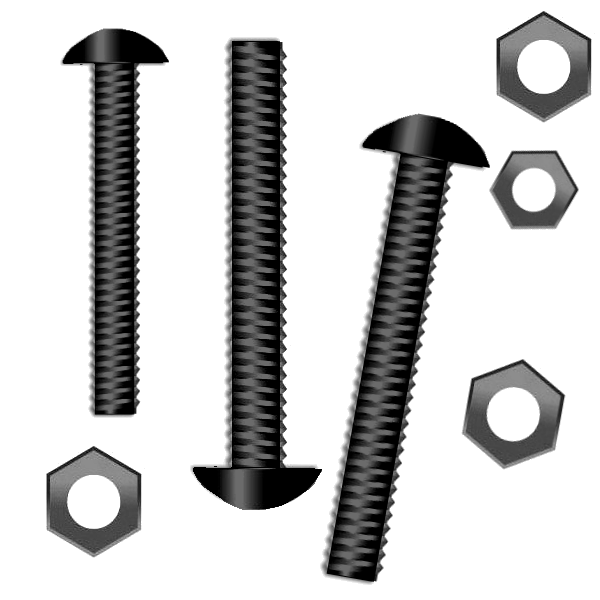
%> input picture ComputerVision/lista1/Q1/img/objetos.bmp, 600 x 600 px
$ octave q1.m   (GNU Octave 9; MATLAB toolbox functions it lacks are replaced by stand-ins)
%> lines starting %> are read from the running program, lines starting %| are printed output that depends on the picture; in (x1, y1, x2, y2) boxes, pixels count from 0 and x2, y2 are one past the last pixel; in counts of white or black regions, pixels touching at a corner belong together; the program's own positions count from 1
clc;    % Clear the command window.
close all;  % Close all figures (except those of imtool.)
imtool close all;  % Close all imtool figures.
clear;  % Erase all existing variables.
workspace;  % Make sure the workspace panel is showing.

% Read a grayscale image
A = imread('./img/objetos.bmp');
%> A is the input picture: size 600x600 uint8; min 0, max 255, mean 202.7

% Calculate a threshold [0,1]
level = graythresh(A);
%> level = 0.616

% Convert the image into a binary image
BW = imbinarize(A,level);
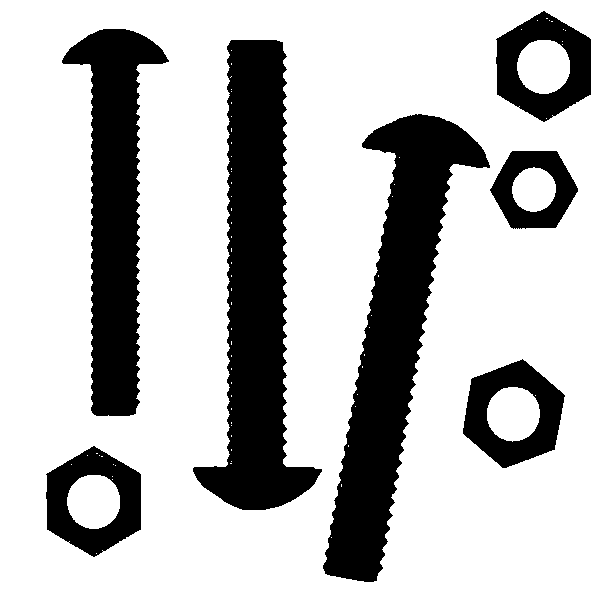
%> BW: size 600x600 logical; 73.5% white; 7 black regions, largest, box (x1, y1, x2, y2) and area: (323, 114, 490, 582) 28054, (193, 40, 322, 510) 28019, (62, 29, 169, 416) 19014

% Save the binary image
imwrite(BW,'./img/binary.png');

% Create the Complement of the binary image
BW2 = imcomplement(BW);

% Save the binary image complement
imwrite(BW2,'./img/binarycomplement.png');

% Fill Holes in an opening morphological operation
se = strel('disk',5);
BW3 = imopen(BW2,se);
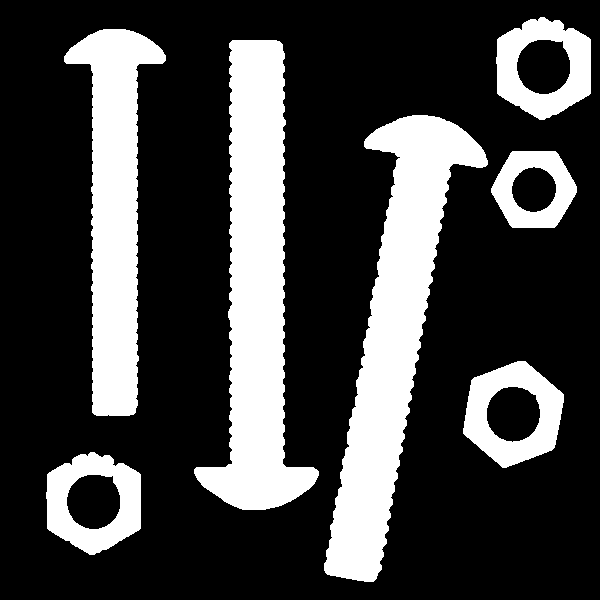
%> BW3: size 600x600 logical; 25.9% white; 7 white regions, largest, box (x1, y1, x2, y2) and area: (324, 115, 488, 582) 27617, (194, 40, 319, 510) 27079, (64, 29, 166, 416) 18705

% Save the binary image complement filled
imwrite(BW3,'./img/binaryfilled.png');

% Find the connected components in the array
CC = bwconncomp(BW3)
%> CC = 7 connected components

% Get number of pixels of each connected component
numOfPixels = cellfun(@numel,CC.PixelIdxList)
%> numOfPixels = [5342 18705 27079 27617 5548 3606 5342]

% Calculate the mean
M = mean(numOfPixels)
%> M = 13319.9

% If the number of pixels is greater than the average is screw
count = numOfPixels >= M;
%> count = [false true true true false false false]

nnz(~count)
%> ans = 4
nnz(count)
%> ans = 3
